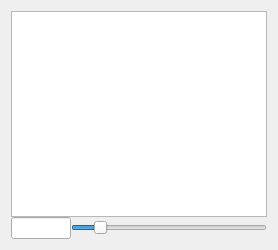
<?xml version="1.0" encoding="UTF-8"?>
<ui version="4.0">
 <class>NavigatorWidget</class>
 <widget class="QWidget" name="NavigatorWidget">
  <property name="geometry">
   <rect>
    <x>0</x>
    <y>0</y>
    <width>274</width>
    <height>250</height>
   </rect>
  </property>
  <property name="windowTitle">
   <string notr="true"/>
  </property>
  <layout class="QVBoxLayout" name="verticalLayout">
   <property name="spacing">
    <number>0</number>
   </property>
   <item>
    <widget class="NavigatorGraphicsView" name="thumbnailView">
     <property name="sizePolicy">
      <sizepolicy hsizetype="MinimumExpanding" vsizetype="MinimumExpanding">
       <horstretch>0</horstretch>
       <verstretch>0</verstretch>
      </sizepolicy>
     </property>
     <property name="verticalScrollBarPolicy">
      <enum>Qt::ScrollBarAlwaysOff</enum>
     </property>
     <property name="horizontalScrollBarPolicy">
      <enum>Qt::ScrollBarAlwaysOff</enum>
     </property>
    </widget>
   </item>
   <item>
    <layout class="QHBoxLayout" name="horizontalLayout">
     <item>
      <widget class="QLineEdit" name="zoomEdit">
       <property name="sizePolicy">
        <sizepolicy hsizetype="Minimum" vsizetype="Fixed">
         <horstretch>0</horstretch>
         <verstretch>0</verstretch>
        </sizepolicy>
       </property>
       <property name="maximumSize">
        <size>
         <width>60</width>
         <height>16777215</height>
        </size>
       </property>
       <property name="focusPolicy">
        <enum>Qt::NoFocus</enum>
       </property>
       <property name="maxLength">
        <number>4</number>
       </property>
       <property name="frame">
        <bool>true</bool>
       </property>
       <property name="alignment">
        <set>Qt::AlignRight|Qt::AlignTrailing|Qt::AlignVCenter</set>
       </property>
       <property name="readOnly">
        <bool>true</bool>
       </property>
      </widget>
     </item>
     <item>
      <widget class="QSlider" name="zoomSlider">
       <property name="minimum">
        <number>5</number>
       </property>
       <property name="maximum">
        <number>800</number>
       </property>
       <property name="pageStep">
        <number>8</number>
       </property>
       <property name="value">
        <number>100</number>
       </property>
       <property name="orientation">
        <enum>Qt::Horizontal</enum>
       </property>
       <property name="invertedControls">
        <bool>false</bool>
       </property>
       <property name="tickPosition">
        <enum>QSlider::NoTicks</enum>
       </property>
      </widget>
     </item>
    </layout>
   </item>
  </layout>
 </widget>
 <customwidgets>
  <customwidget>
   <class>NavigatorGraphicsView</class>
   <extends>QGraphicsView</extends>
   <header>navigatorgraphicsview.hpp</header>
  </customwidget>
 </customwidgets>
 <resources/>
 <connections/>
</ui>
